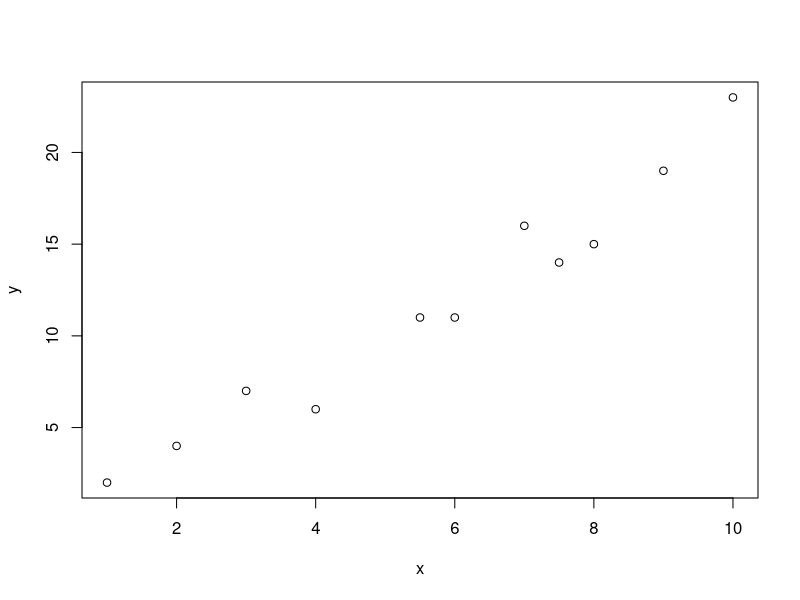
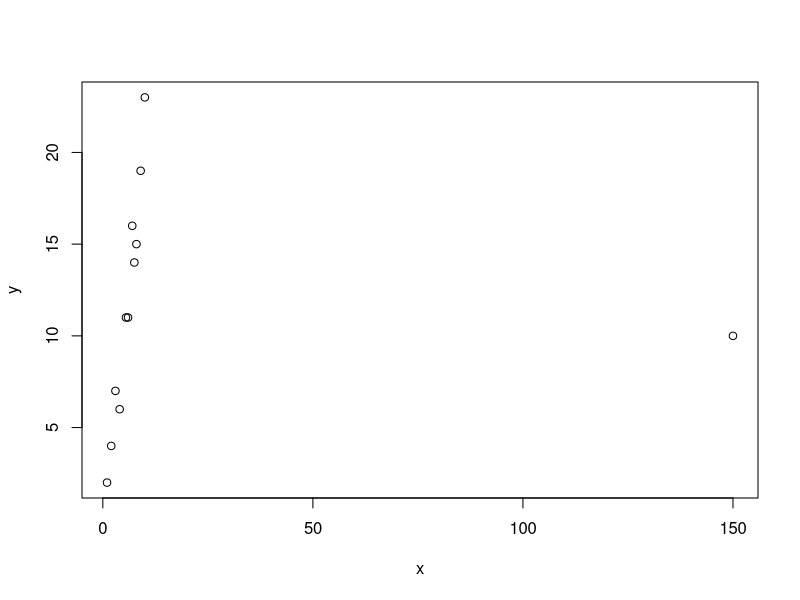
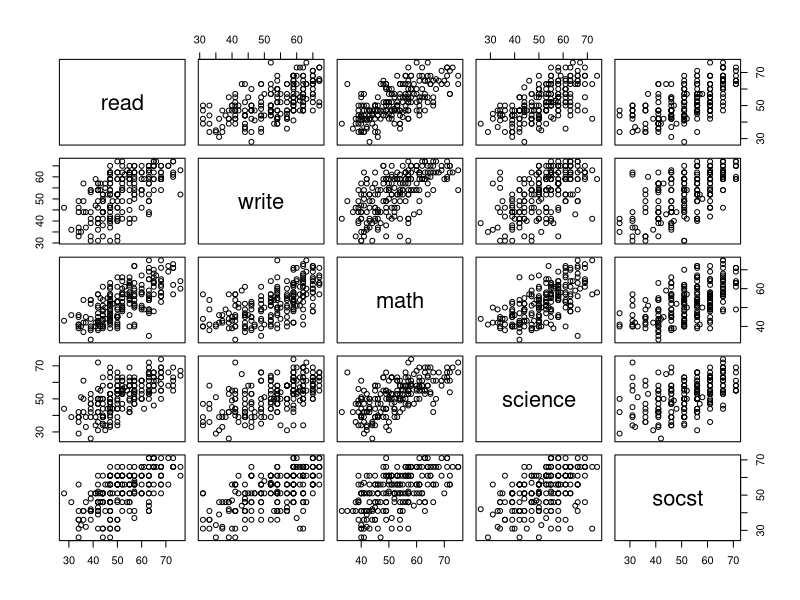
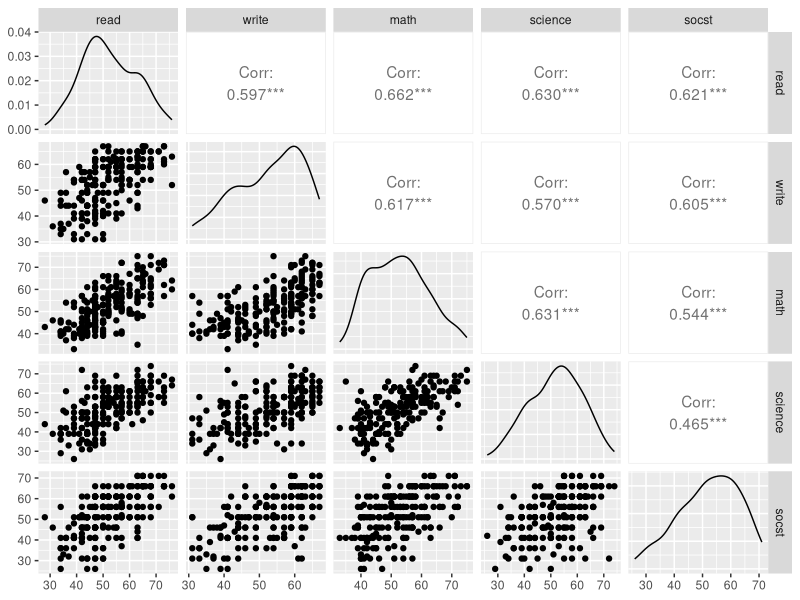
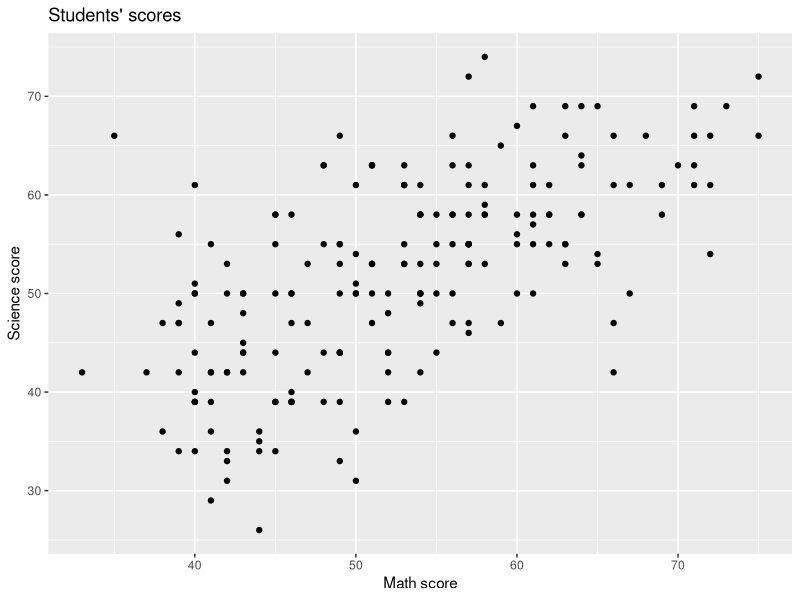
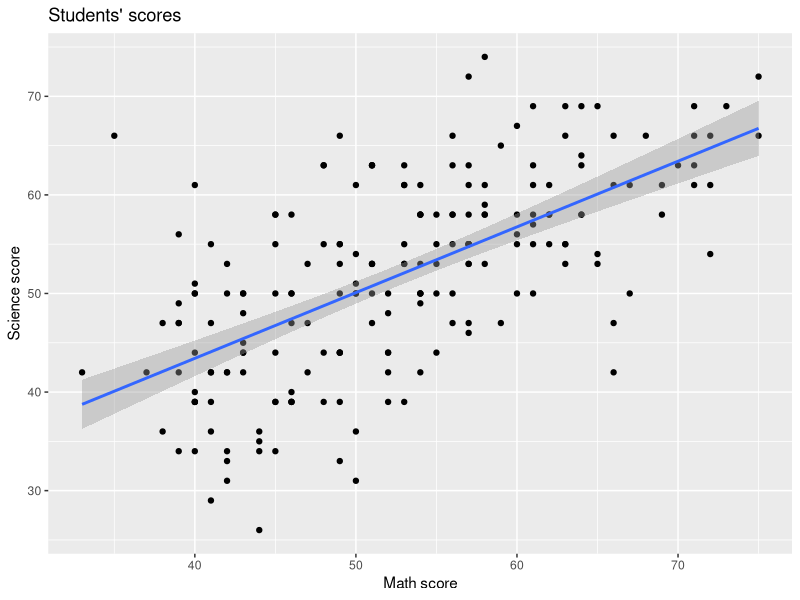

Write R code to recreate these figures, in order.
## ---- chunk 1
x <- c(1, 2, 6, 8, 9, 7, 7.5, 10, 3, 4, 5.5)
y <- c(2, 4, 11, 15, 19, 16, 14, 23, 7, 6, 11)
## ---- chunk 2
plot(x, y)
## ---- chunk 3
# Pearson's coefficient
cor.test(x, y)
## ---- chunk 4
# Spearman's coefficient
cor.test(x, y, method = 'spearman')
## ---- chunk 5
x <- c(1, 2, 6, 8, 9, 7, 7.5, 10, 3, 4, 5.5, 150)
y <- c(2, 4, 11, 15, 19, 16, 14, 23, 7, 6, 11, 10)
plot(x, y)
## ---- chunk 6
cor.test(x, y)
## ---- chunk 7
cor.test(x, y, method = 'spearman')
## ---- chunk 8
cor.test(x, y, method = 'kendall')
## ---- chunk 9
educ <- read.csv("education.csv")
## ---- chunk 10
library(tidyverse)
library(GGally)
## ---- chunk 11
scores <- educ %>% select(read, write, math, science, socst)
## ---- chunk 12
pairs(scores)
## ---- chunk 13
ggpairs(scores)  # dataset inside
## ---- chunk 14
ggplot(data = scores, aes(x = math, y = science)) + 
  geom_point() +
  labs(x = "Math score",
       y = "Science score",
       title = "Students' scores")
## ---- chunk 15
cor.test(scores$math, scores$science)
## ---- chunk 16
model1 <- lm(data = scores, science ~ math)
summary(model1)
## ---- chunk 17
ggplot(data = scores, aes(x = math, y = science)) + 
  geom_point() +
  labs(x = "Math score",
       y = "Science score",
       title = "Students' scores") +
  geom_smooth(method=lm)
